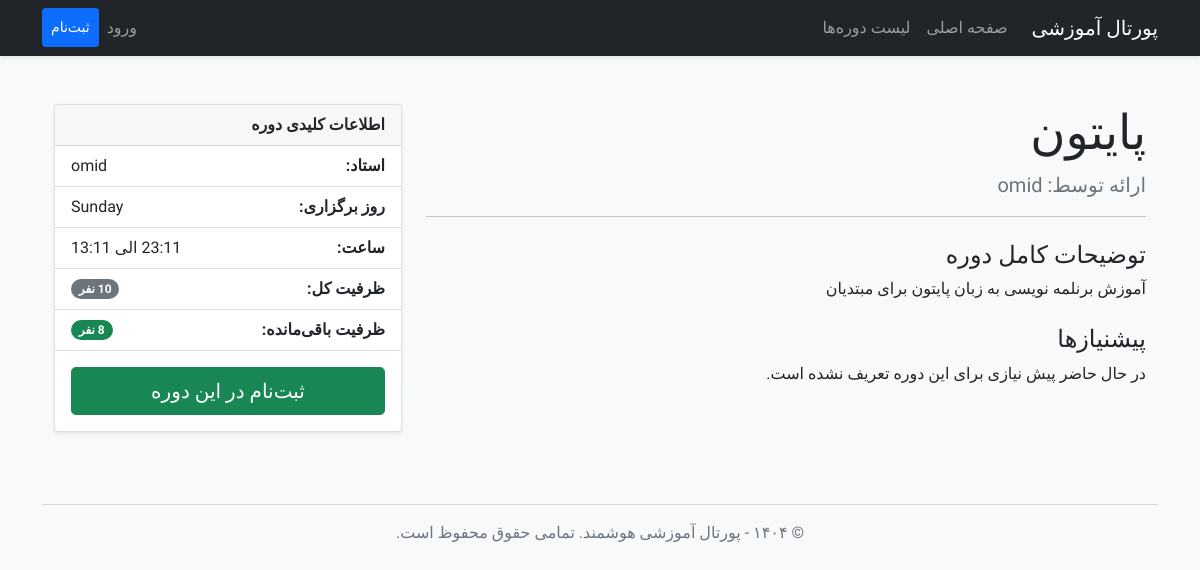
The app's page /course/2, older data.
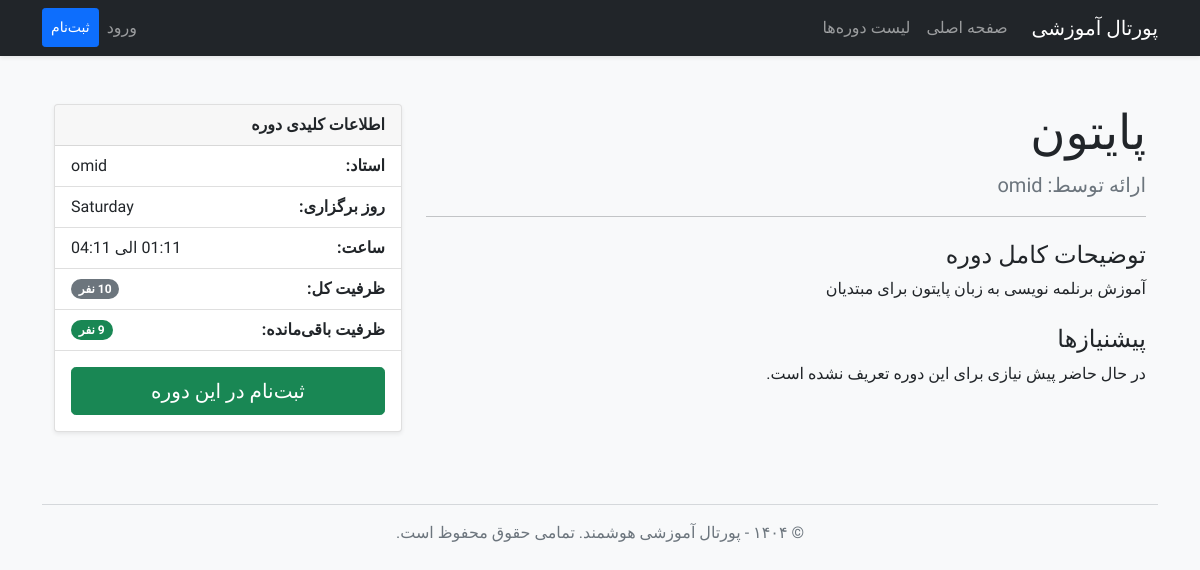
The same page, newer data.
### app/models.py (models this page shows, shortened)
class Course(db.Model):
    id = db.Column(db.Integer, primary_key=True)
    title = db.Column(db.String(140), nullable=False)
    description = db.Column(db.Text)
    day_of_week = db.Column(db.String(20), nullable=False)
    start_time = db.Column(db.Time, nullable=False)
    end_time = db.Column(db.Time, nullable=False)
    capacity = db.Column(db.Integer, default=20)
    instructor_id = db.Column(db.Integer, db.ForeignKey('user.id'))
    enrollments = db.relationship('Enrollment', backref='course', lazy='dynamic', foreign_keys='Enrollment.course_id')

### app/routes.py (the view)
@app.route('/course/<int:course_id>')
def course_detail(course_id):
    course = Course.query.get_or_404(course_id)
    enrollment_count = Enrollment.query.filter_by(course_id=course.id).count()
    remaining_capacity = course.capacity - enrollment_count
    return render_template(
        'course_detail.html',
        title=course.title,
        course=course,
        remaining_capacity=remaining_capacity
    )

### app/templates/course_detail.html
{% extends "base.html" %}
{% block content %}
<div class="container py-4">
    <div class="row">
        <div class="col-lg-8 mb-4 mb-lg-0">
            <h1 class="display-5">{{ course.title }}</h1>
            <p class="lead text-muted">ارائه توسط: {{ course.instructor.username }}</p>
            <hr>
            <h4 class="mt-4">توضیحات کامل دوره</h4>
            <p>{{ course.description }}</p>
            <h4 class="mt-4">پیشنیازها</h4>
            <p>در حال حاضر پیش نیازی برای این دوره تعریف نشده است.</p>
        </div>
        <div class="col-lg-4">
            <div class="card shadow-sm sticky-top" style="top: 2rem;">
                <div class="card-header fw-bold">
                    اطلاعات کلیدی دوره
                </div>
                <ul class="list-group list-group-flush">
                    <li class="list-group-item d-flex justify-content-between align-items-center">
                        <strong>استاد:</strong> <span>{{ course.instructor.username }}</span>
                    </li>
                    <li class="list-group-item d-flex justify-content-between align-items-center">
                        <strong>روز برگزاری:</strong> <span>{{ course.day_of_week }}</span>
                    </li>
                    <li class="list-group-item d-flex justify-content-between align-items-center">
                        <strong>ساعت:</strong> <span>{{ course.start_time.strftime('%H:%M') }} الی {{ course.end_time.strftime('%H:%M') }}</span>
                    </li>
                    <li class="list-group-item d-flex justify-content-between align-items-center">
                        <strong>ظرفیت کل:</strong> <span class="badge bg-secondary rounded-pill">{{ course.capacity }} نفر</span>
                    </li>
                    <li class="list-group-item d-flex justify-content-between align-items-center">
                        <strong>ظرفیت باقی‌مانده:</strong>
                        <span class="badge bg-{% if remaining_capacity > 5 %}success{% elif remaining_capacity > 0 %}warning{% else %}danger{% endif %} rounded-pill">
                            {{ remaining_capacity }} نفر
                        </span>
                    </li>
                </ul>
                <div class="card-body text-center p-3">
                    {% if remaining_capacity > 0 %}
                    <form action="{{ url_for('enroll', course_id=course.id) }}" method="POST">
                        <button type="submit" class="btn btn-success btn-lg w-100">ثبت‌نام در این دوره</button>
                    </form>
                    {% else %}
                    <button type="button" class="btn btn-danger btn-lg w-100" disabled>ظرفیت تکمیل است</button>
                    {% endif %}
                </div>
            </div>
        </div>
    </div>
</div>
{% endblock %}

Row changes from the older to the newer data that the page shows:
changed Course "پایتون": day_of_week "Sunday" → "Saturday"; end_time "13:11" → "04:11"
Text that changed along with them:
{{ remaining_capacity }}: "8" → "9"
